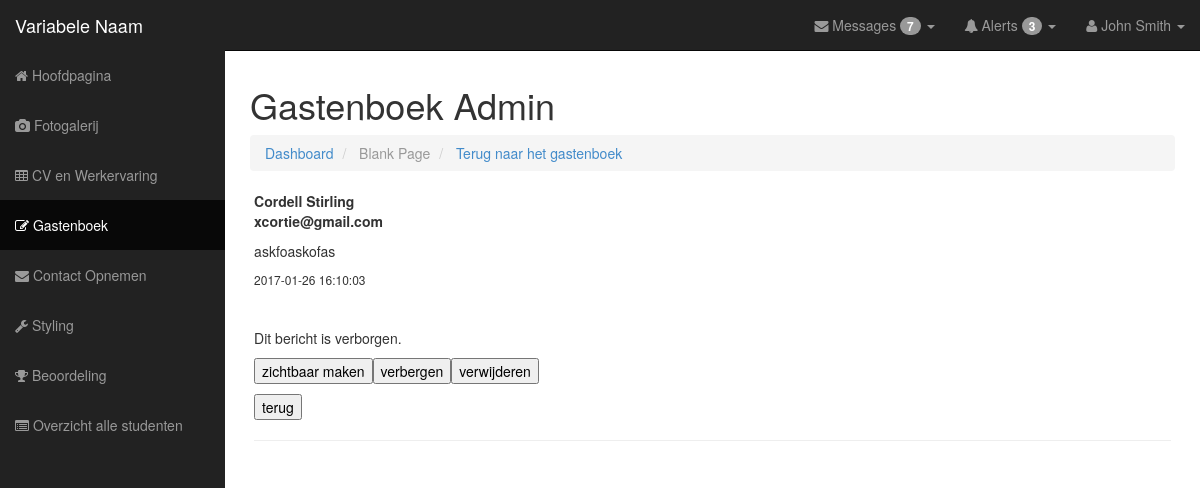
Screenshot of /Bootstrap/Gastenboek3.php?ID=2 with the database file from the repository.
### tables this page shows
CREATE TABLE `guestbook` (
  `MessageID` int(4) NOT NULL,
  `Name` varchar(25) NOT NULL,
  `E-Mail` varchar(50) NOT NULL,
  `Message` varchar(1000) NOT NULL,
  `DateTime` datetime NOT NULL,
  `User_ID` int(11) NOT NULL,
  `Publicity` tinyint(1) NOT NULL
);

### Bootstrap/Gastenboek3.php (the view, shortened to what this page needs)
<!DOCTYPE html>
<html lang="en">
  <head>
    <link href="css/bootstrap.css" rel="stylesheet">
    <link href="css/sb-admin.css" rel="stylesheet">
    <link rel="stylesheet" href="font-awesome/css/font-awesome.min.css">
  </head>
  <body>
    <div id="wrapper">
      <nav class="navbar navbar-inverse navbar-fixed-top" role="navigation">
        <div class="navbar-header">
          <a class="navbar-brand" href="index.html">Variabele Naam</a>
        </div>
        <div class="collapse navbar-collapse navbar-ex1-collapse">
          <ul class="nav navbar-nav side-nav">
                                <li><a href="index.php"><i class="fa fa-home"></i> Hoofdpagina</a></li>
				<li><a href="fotogalerij.php"><i class="fa fa-camera"></i> Fotogalerij</a></li>
				<li><a href="cv.php"><i class="fa fa-table"></i> CV en Werkervaring</a></li>
            <li class="active"><a href="Gastenboek.php"><i class="fa fa-edit"></i> Gastenboek</a></li>
				<li><a href="contact.php"><i class="fa fa-envelope"></i> Contact Opnemen</a></li>
				<li><a href="styling.php"><i class="fa fa-wrench"></i> Styling</a></li>
				<li><a href="beoordeling.php"><i class="fa fa-trophy"></i> Beoordeling</a></li>
				<li><a href="studentenoverzicht.php"><i class="fa fa-list-alt"></i> Overzicht alle studenten</a></li>
          </ul>
          <ul class="nav navbar-nav navbar-right navbar-user">
            <li class="dropdown messages-dropdown">
              <a href="#" class="dropdown-toggle" data-toggle="dropdown"><i class="fa fa-envelope"></i> Messages <span class="badge">7</span> <b class="caret"></b></a>
            </li>
            <li class="dropdown alerts-dropdown">
              <a href="#" class="dropdown-toggle" data-toggle="dropdown"><i class="fa fa-bell"></i> Alerts <span class="badge">3</span> <b class="caret"></b></a>
            </li>
            <li class="dropdown user-dropdown">
              <a href="#" class="dropdown-toggle" data-toggle="dropdown"><i class="fa fa-user"></i> John Smith <b class="caret"></b></a>
            </li>
          </ul>
        </div>
      </nav>
      <div id="page-wrapper">
        <div class="row">
          <div class="col-lg-12">
            <h1>Gastenboek Admin</h1>
            <ol class="breadcrumb">
              <li><a href="index.php"><i class="icon-dashboard"></i> Dashboard</a></li>
              <li class="active"><i class="icon-file-alt"></i> Blank Page</li>
              <li><a href="Gastenboek.php"><i class="icon-dashboard"></i> Terug naar het gastenboek</a></li>
            </ol>
          </div>
            <div id="body">
                    <?php
            $ID = $_GET["ID"];
            $connect = mysqli_connect("localhost", "root", "");
                        mysqli_select_db($connect, "project_portfolio");
                        $query = "SELECT * FROM `Guestbook` WHERE MessageID = '".$ID."'";
                        $result = mysqli_query($connect, $query);
                        if(mysqli_num_rows($result) > 0){
                            while($item = mysqli_fetch_assoc($result)){
                                    echo  "<div id='NaamEmail'><p>".$item['Name'];
                                    echo  "<br>";
                                    echo  $item['E-Mail']."</p></div>";
                                    echo  "<p>".$item['Message']."</p>";
                                    echo  "<div id='Datum_Tijd'>".$item['DateTime']."</div>";
                                    echo '<br><br>';
                                    if($item['Publicity']== "Y"){
                                        echo '<p>Dit bericht is zichtbaar.</p>';
                                    }
                                    else{
                                        echo '<p>Dit bericht is verborgen.</p>';
                                    }
                                    echo '<form action="#" method="POST">'
                                            . '<p><input type="submit" name="zichtbaar" value="zichtbaar maken">'
                                            . '<input type="submit" name="verberg" value="verbergen">'
                                            . '<input type="submit" name="verwijder" value="verwijderen"></p>'
                                            . '</form>';
                                    echo '<a href="Gastenboek2.php"><input type="submit" value="terug"></a>';
                                    echo  "<hr>";
                            }
                        }
        ?>
            </div>
      </div>
    </div>
  </body>
</html>

### Bootstrap/Gastenboek3.php (style rules this page uses)
#body { width: 96%; margin: 0 auto; }
#Datum_Tijd { font-size: 9pt; }
#NaamEmail { font-weight: bold; }

### rows the page displays
guestbook: Name "Cordell Stirling", value "xcortie@gmail.com", Message "askfoaskofas", DateTime "2017-01-26 16:10:03", Publicity "Dit bericht is verborgen."
